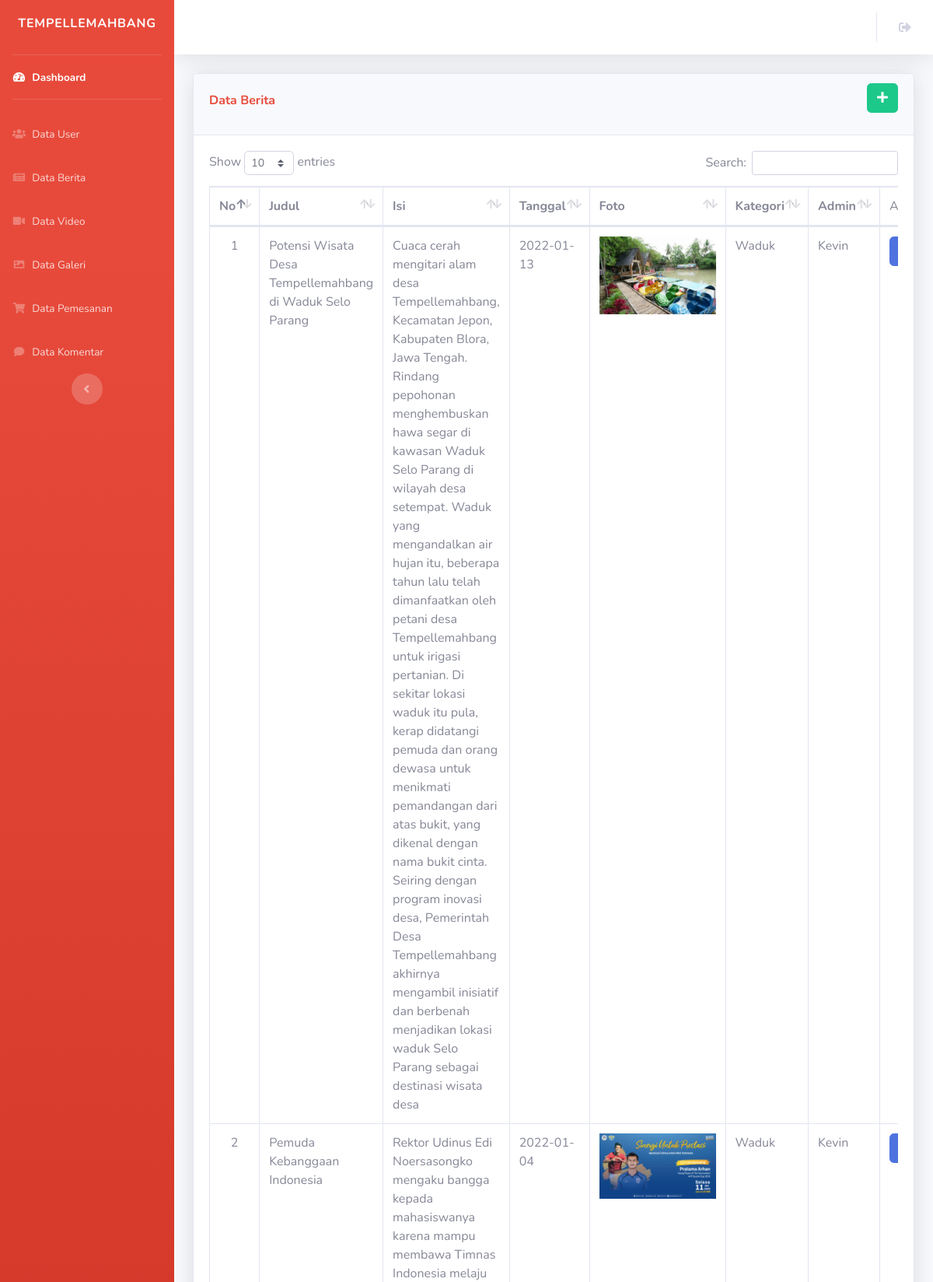
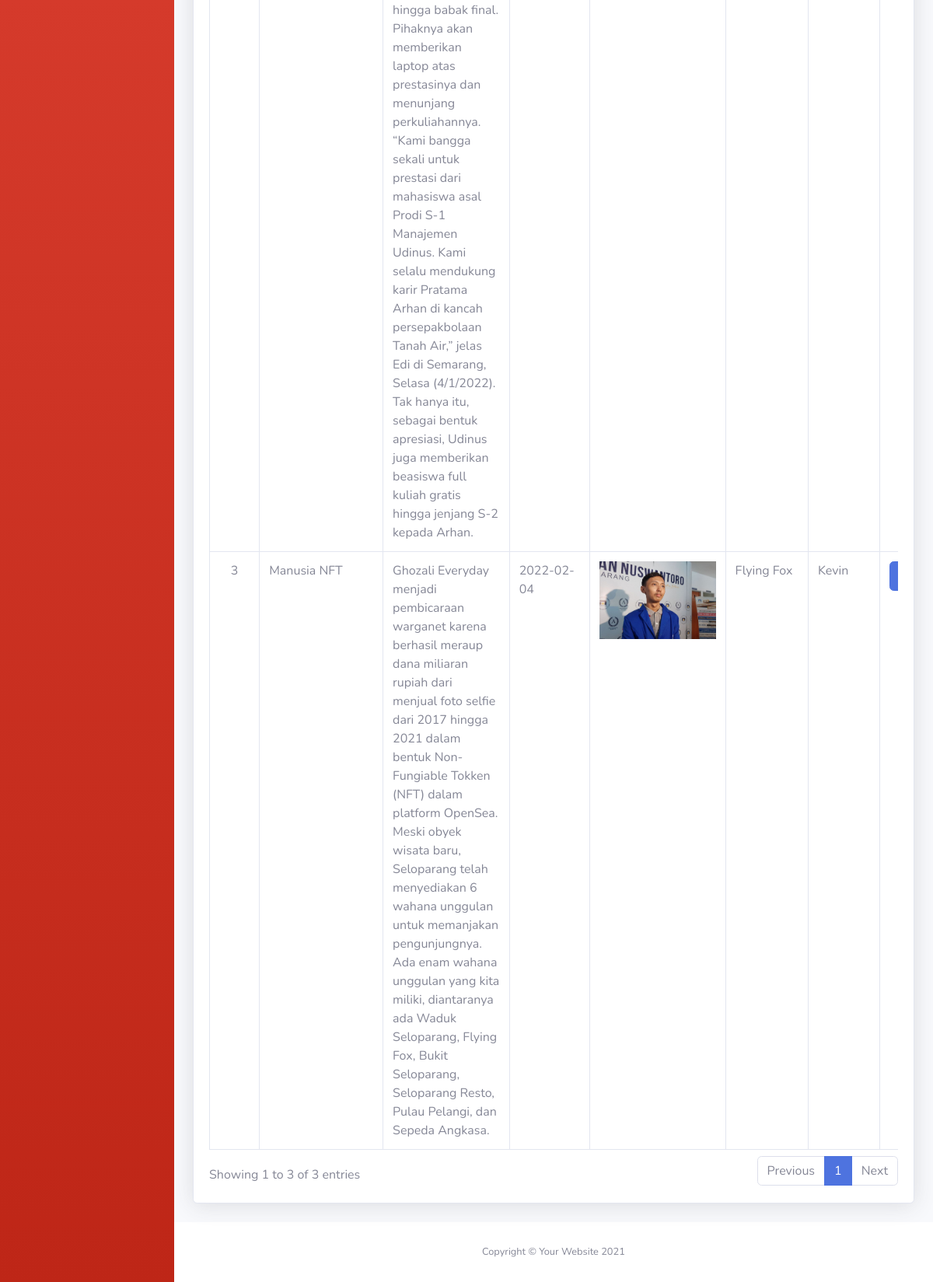
Screenshot of /admin/data_berita.php (signed in) with the database file from the repository (2 pictures, top to bottom).
### tables this page shows
CREATE TABLE `tbl_berita` (
  `id_berita` int(11) NOT NULL,
  `judul` varchar(255) NOT NULL,
  `isi` text NOT NULL,
  `tanggal` date NOT NULL,
  `foto` text NOT NULL,
  `id_user` int(11) NOT NULL,
  `id_kategori` int(11) NOT NULL
);

CREATE TABLE `tbl_kategori` (
  `id_kategori` int(11) NOT NULL,
  `kategori` varchar(128) NOT NULL
);

CREATE TABLE `tbl_user` (
  `id_user` int(11) NOT NULL,
  `nama_user` varchar(128) NOT NULL,
  `username` varchar(128) NOT NULL,
  `password` text NOT NULL
);

### admin/data_berita.php (the view, shortened to what this page needs)
<?php
include("../config.php");
if (empty($_SESSION['username'])){
    header('location:../login.php');
}
else
{
    ?>
    <?php include("include_admin/header.php"); ?>
    <div class="container-fluid">
        <div class="card shadow mb-4">
            <div class="card-header d-flex justify-content-between align-items-center">
                <h6 class="font-weight-bold text-danger">Data Berita</h6>
                <a href="tambah_berita.php" class="btn btn-success mb-3"><i class="fas fa-plus"></i></a>
            </div>
            <div class="card-body">
                <div class="table-responsive">
                    <table class="table table-bordered" id="dataTable" width="100%" cellspacing="0">
                        <thead>
                            <tr>
                                <th width="40px">No</th>
                                <th>Judul</th>
                                <th>Isi</th>
                                <th>Tanggal</th>
                                <th>Foto</th>
                                <th>Kategori</th>
                                <th>Admin</th>
                                <td>Aksi</td>
                            </tr>
                        </thead>
                        <tbody>
                            <?php
                            $no=1;
                            $sqlquery = "SELECT * FROM tbl_berita INNER JOIN tbl_kategori ON tbl_kategori.id_kategori=tbl_berita.id_kategori INNER JOIN tbl_user ON tbl_user.id_user=tbl_berita.id_user";
                            if ($result = mysqli_query($connect, $sqlquery)) {
                                while ($row = mysqli_fetch_assoc($result)) {
                                    ?>
                                    <tr>
                                        <td align="center"><?= $no++ ?></td>
                                        <td> <?= $row['judul'] ?></td>
                                        <td> <?= $row['isi'] ?></td>
                                        <td> <?= $row['tanggal'] ?></td>
                                        <td> <img src="img/<?= $row['foto'] ?>" width="150px"></td>
                                        <td> <?= $row['kategori'] ?></td>
                                        <td> <?= $row['nama_user'] ?></td>
                                        <td width="120" align="center">
                                            <div class="btn-group">
                                                <a href="edit_berita.php?id_berita=<?php echo $row["id_berita"];?>" class="btn btn-xs btn-primary" title='Edit'> <i class="fas fa-edit"></i> </a>
                                            </div>
                                        </td>
                                    </tr>
                                    <?php
                                }
                            }
                            ?>
                        </tbody>
                    </table>
                </div>
            </div>
        </div>
    </div>
    <?php include("include_admin/footer.php"); ?>
    <?php
}
?>

### rows the page displays
tbl_berita: judul "Potensi Wisata Desa Tempellemahbang di Waduk Selo Parang", isi "Cuaca cerah mengitari alam desa Tempellemahbang, Kecamatan Jepon, Kabupaten Blora, Jawa Tengah. Rindang pepohonan menghembuskan hawa segar di kawasan Waduk Selo Parang di wilayah desa setempat. Waduk yang mengandalkan air hujan itu, beberapa tahun lalu telah dimanfaatkan oleh petani desa Tempellemahbang untuk irigasi pertanian. Di sekitar lokasi waduk itu pula, kerap didatangi pemuda dan orang dewasa untuk menikmati pemandangan dari atas bukit, yang dikenal dengan nama bukit cinta. Seiring dengan program inovasi desa, Pemerintah Desa Tempellemahbang akhirnya mengambil inisiatif dan berbenah menjadikan lokasi waduk Selo Parang sebagai destinasi wisata desa", tanggal "2022-01-13", foto (picture), id_kategori.kategori "Waduk", id_user.nama_user "Kevin"
tbl_berita: judul "Pemuda Kebanggaan Indonesia", isi "Rektor Udinus Edi Noersasongko mengaku bangga kepada mahasiswanya karena mampu membawa Timnas Indonesia melaju hingga babak final. Pihaknya akan memberikan laptop atas prestasinya dan menunjang perkuliahannya. “Kami bangga sekali untuk prestasi dari mahasiswa asal Prodi S-1 Manajemen Udinus. Kami selalu mendukung karir Pratama Arhan di kancah persepakbolaan Tanah Air,” jelas Edi di Semarang, Selasa (4/1/2022). Tak hanya itu, sebagai bentuk apresiasi, Udinus juga memberikan beasiswa full kuliah gratis hingga jenjang S-2 kepada Arhan.", tanggal "2022-01-04", foto (picture), id_kategori.kategori "Waduk", id_user.nama_user "Kevin"
tbl_berita: judul "Manusia NFT", isi "Ghozali Everyday menjadi pembicaraan warganet karena berhasil meraup dana miliaran rupiah dari menjual foto selfie dari 2017 hingga 2021 dalam bentuk Non-Fungiable Tokken (NFT) dalam platform OpenSea. Meski obyek wisata baru, Seloparang telah menyediakan 6 wahana unggulan untuk memanjakan pengunjungnya. Ada enam wahana unggulan yang kita miliki, diantaranya ada Waduk Seloparang, Flying Fox, Bukit Seloparang, Seloparang Resto, Pulau Pelangi, dan Sepeda Angkasa.", tanggal "2022-02-04", foto (picture), id_kategori.kategori "Flying Fox", id_user.nama_user "Kevin"
